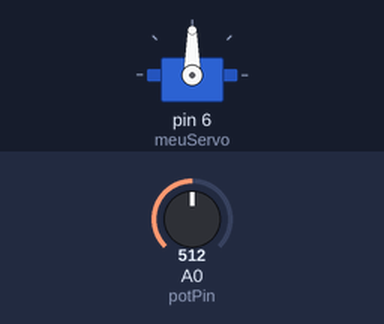
The sketch below on a simulated Arduino Uno, built with avr-gcc and run on an emulated ATmega328P. Shown: servo. The test bench sets the inputs (shaded band); at power-on: A0 (potPin) = 512.

Above: at 1.2 s.
1.3 s: A0 (potPin) set to 716
At 2.3 s:
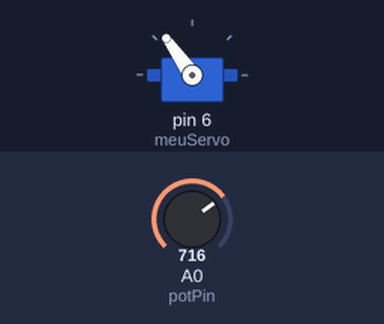
2.8 s: A0 (potPin) set to 900
At 3.2 s:
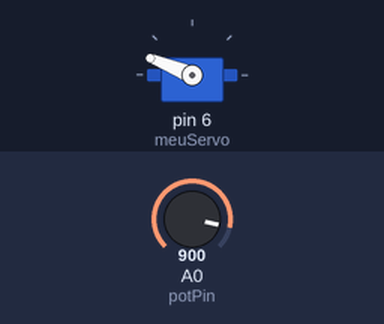
4.3 s: A0 (potPin) set to 1023
At 4.7 s:
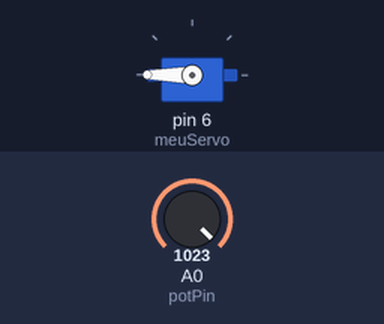
5.8 s: A0 (potPin) set to 306
At 6.8 s:
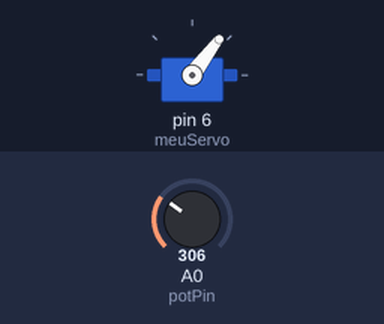
7.3 s: A0 (potPin) set to 122
At 8.2 s:
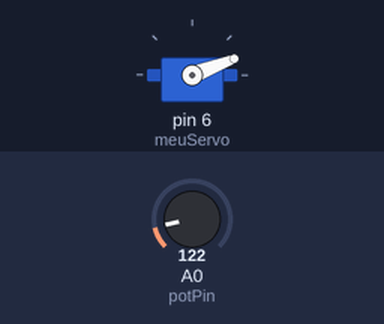
Timing chart, 0 to 9.8 s (numbered marks = the images above; inputs shaded):
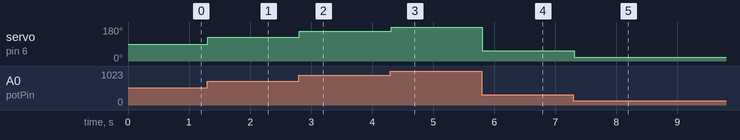

Measured:
- after the input at 1.3 s, servo on pin 6 (meuServo): 90° → 125° at once
- after the input at 2.8 s, servo on pin 6 (meuServo): 125° → 158° at once
- after the input at 4.3 s, servo on pin 6 (meuServo): 158° → 180° at once
- after the input at 5.8 s, servo on pin 6 (meuServo): 180° → 53° at once
- after the input at 7.3 s, servo on pin 6 (meuServo): 53° → 21° at once

The sketch:

atividade3.ino
```cpp
// Programa: Controlando um servo motor com potenciômetro

#include <Servo.h> // Inclui a biblioteca Servo para controlar servos

Servo meuServo; // Cria um objeto Servo para controlar o servo motor
int pos; // Variável para armazenar a posição do servo motor
int potPin = A0; // Pino analógico onde o potenciômetro está conectado
int val; // Variável para armazenar o valor lido do potenciômetro

void setup() {
    meuServo.attach(6); // Associa o servo motor ao pino digital 6 do Arduino
	meuServo.write(0); // Define a posição inicial do servo motor para 0 graus
}

void loop() {
    val = analogRead(potPin); // Lê o valor do potenciômetro (0 a 1023)
    pos = map(val, 0, 1023, 0, 180); // Mapeia o valor do potenciômetro para a faixa de 0 a 180 graus
    meuServo.write(pos); // Define a posição do servo motor
    delay(15); // Aguarda um curto intervalo para estabilizar o movimento do servo
}
```
